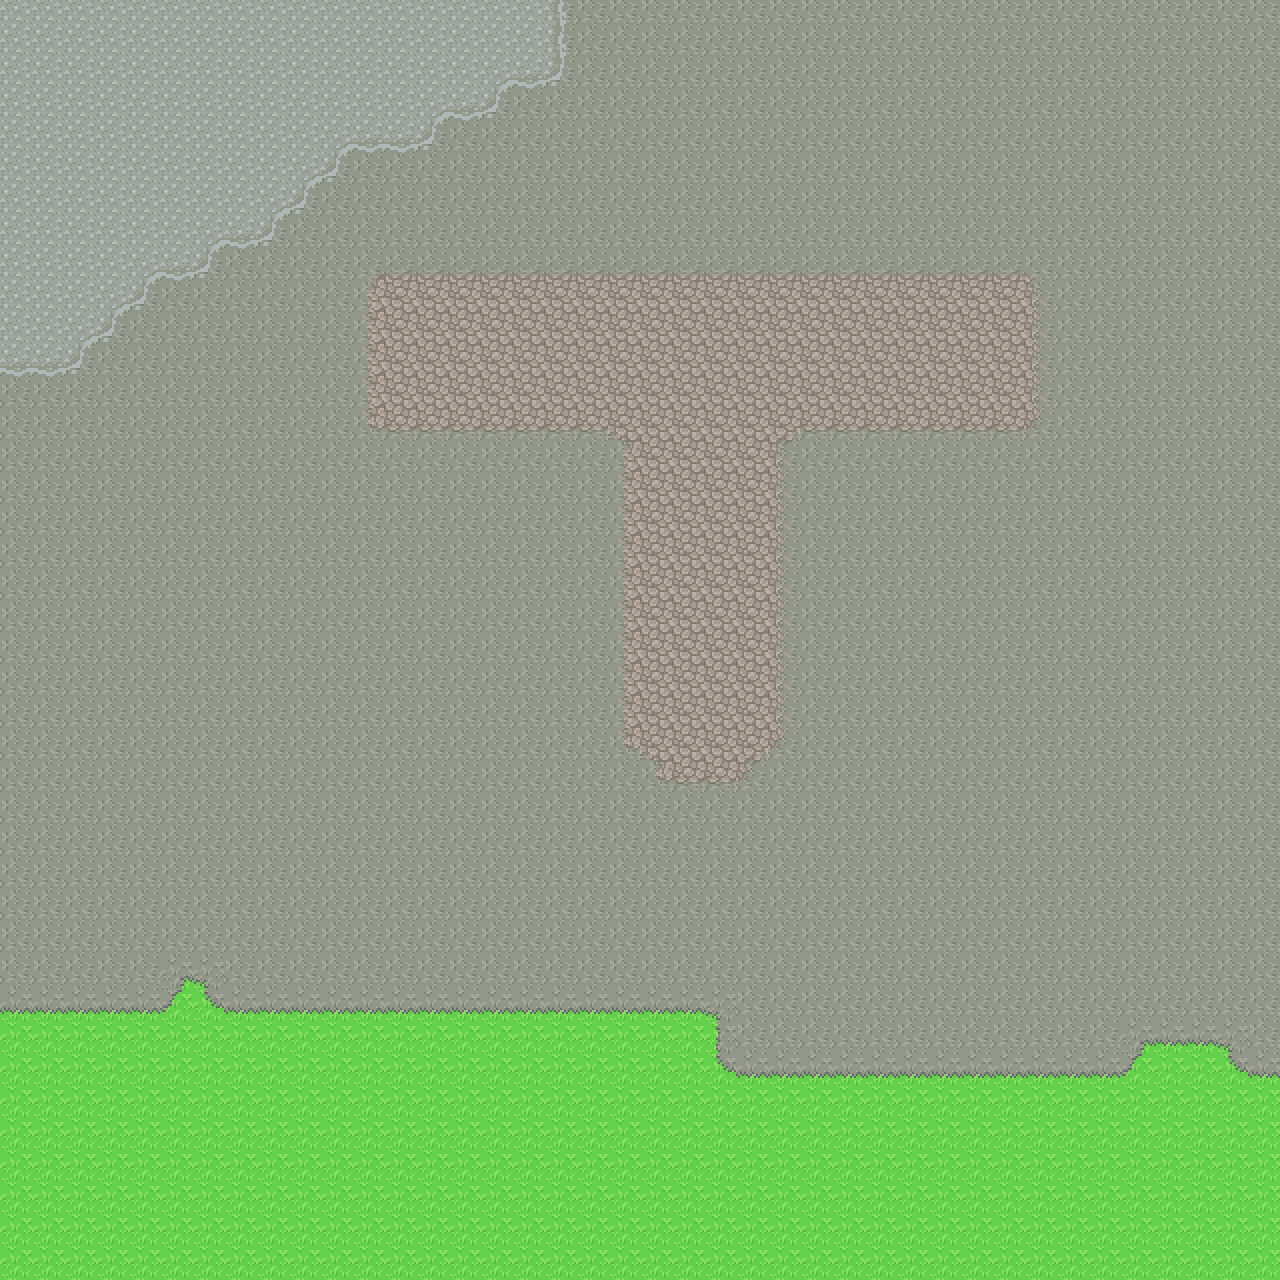

The image is a tile-based game level rendered from a .tmx file. Its description and source (layers, tilesets, objects; grid data summarised) follow:
An orthogonal 40x40 tile map with 32x32 px tiles, 4 tile layers (cesped, cesped_cementerio, piedra, cesped_calido), 3 tilesets.

<map version="1.10" tiledversion="1.11.2" orientation="orthogonal" renderorder="right-down" width="40" height="40" tilewidth="32" tileheight="32" infinite="0" nextlayerid="6" nextobjectid="1">
 <tileset firstgid="1" source="../1_terrain.tsx" />
 <tileset firstgid="361" source="../cementerio.tsx" />
 <tileset firstgid="481" source="../1_terrain_santuario.tsx" />
 <layer id="1" name="cesped" width="40" height="40">
  <data>[1600 cells, 1600 non-empty, 1 distinct tile ids]</data>
 </layer>
 <layer id="3" name="cesped_cementerio" width="40" height="40">
  <data>[1600 cells, 1314 non-empty, 7 distinct tile ids]</data>
 </layer>
 <layer id="4" name="piedra" width="40" height="40">
  <data>[1600 cells, 196 non-empty, 11 distinct tile ids]</data>
 </layer>
 <layer id="5" name="cesped_calido" width="40" height="40">
  <data>[1600 cells, 133 non-empty, 5 distinct tile ids]</data>
 </layer>
</map>
